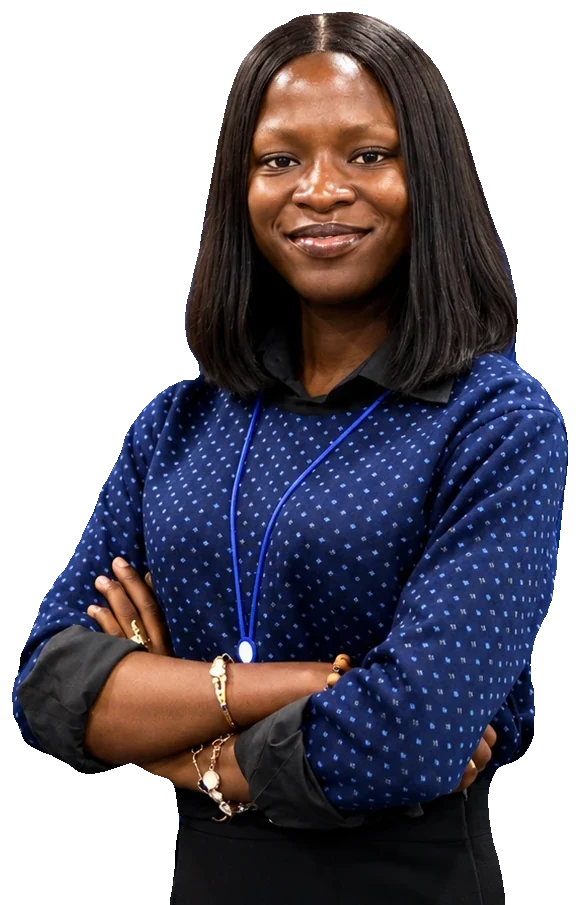
#> input picture assets/img/tee-pro.webp, 580 x 905 px
$ python og_image.py
#> lines starting #> are read from the running program, lines starting #| are printed output that depends on the picture
"""Build the 1200x630 social share image (assets/img/og.png)."""
from pathlib import Path

from PIL import Image, ImageDraw, ImageFont

ROOT = Path(__file__).resolve().parent.parent
IMG = ROOT / "assets" / "img"
W, H = 1200, 630


def font(name: str, size: int) -> ImageFont.FreeTypeFont:
    return ImageFont.truetype(f"C:/Windows/Fonts/{name}", size)


def main() -> None:
    canvas = Image.new("RGB", (W, H), "#0F1B3D")
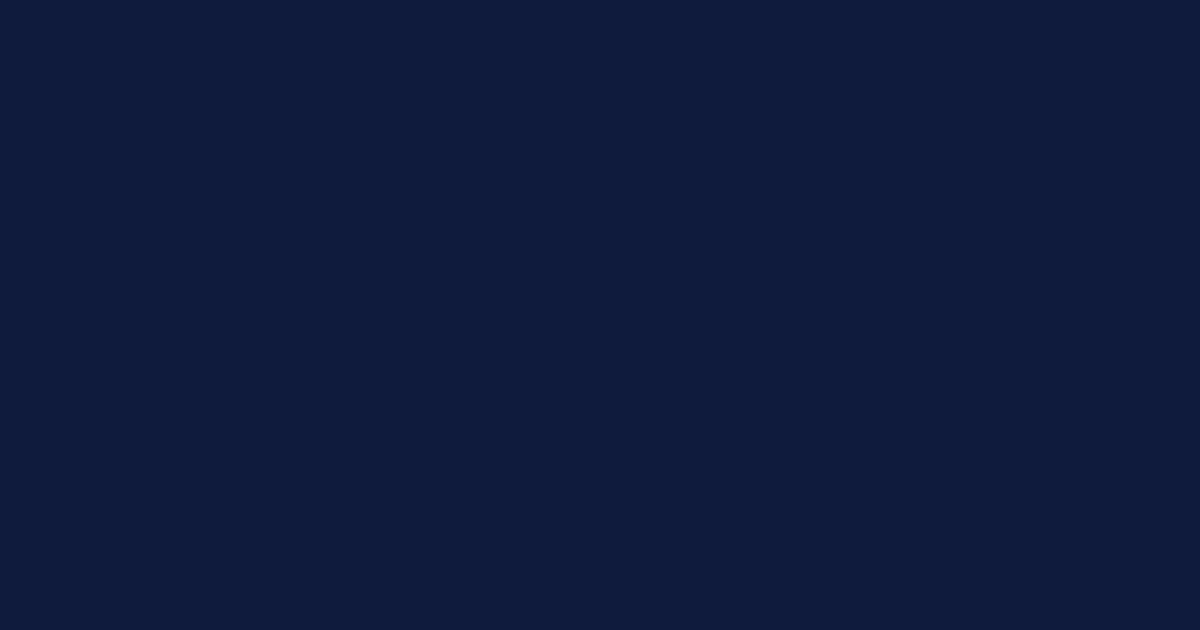
#> canvas: PIL image 1200x630 RGB; mean R, G, B 15, 27, 61
    glow = Image.new("RGB", (W, H), "#0F1B3D")
    g = ImageDraw.Draw(glow)
    for r, c in ((520, "#1B2850"), (400, "#2A3763"), (280, "#3A4775")):
        g.ellipse((900 - r, 380 - r, 900 + r, 380 + r), fill=c)
    from PIL import ImageFilter
    canvas = glow.filter(ImageFilter.GaussianBlur(90))
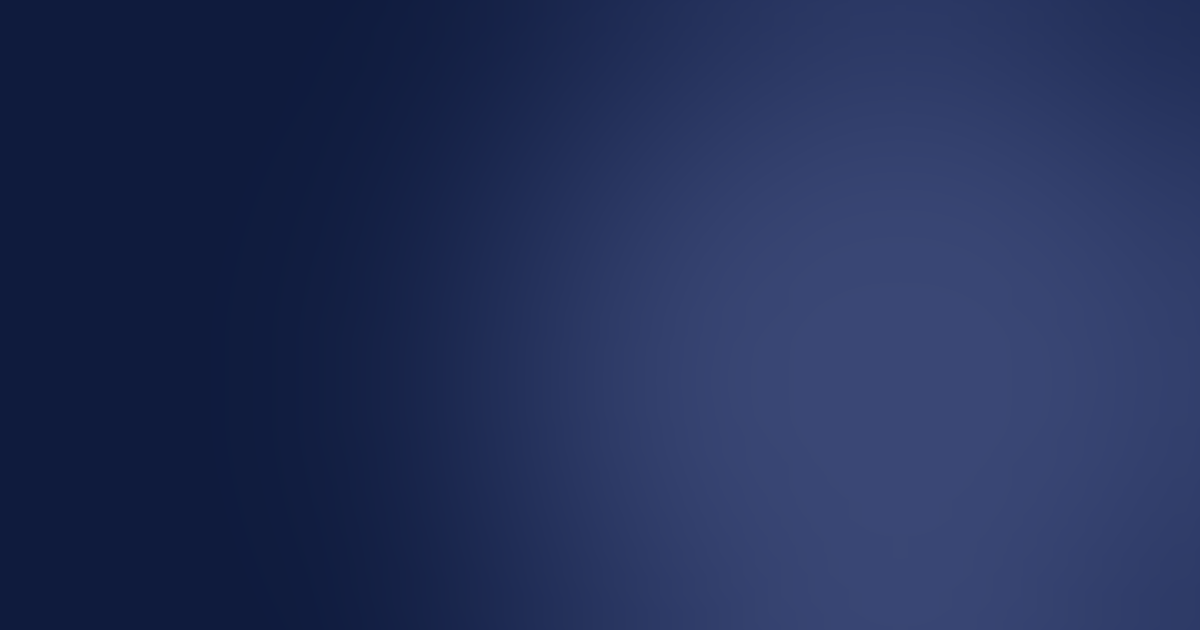
#> canvas: PIL image 1200x630 RGB; mean R, G, B 35.5, 48.1, 88.7
    d = ImageDraw.Draw(canvas)

    # arch + portrait
    d.rounded_rectangle((760, 120, 1120, 700), radius=180, fill="#DDE2F0", outline="#FFFFFF", width=2)
    photo = Image.open(IMG / "tee-pro.webp").convert("RGBA")
#> photo is the input picture: PIL image 580x905 RGBA; mean R, G, B, A 34.6, 31, 40.5, 158.7
    ph = 600
    photo = photo.resize((int(photo.width * ph / photo.height), ph), Image.LANCZOS)
#> photo: PIL image 384x600 RGBA
    canvas.paste(photo, (940 - photo.width // 2, H - ph + 20), photo)
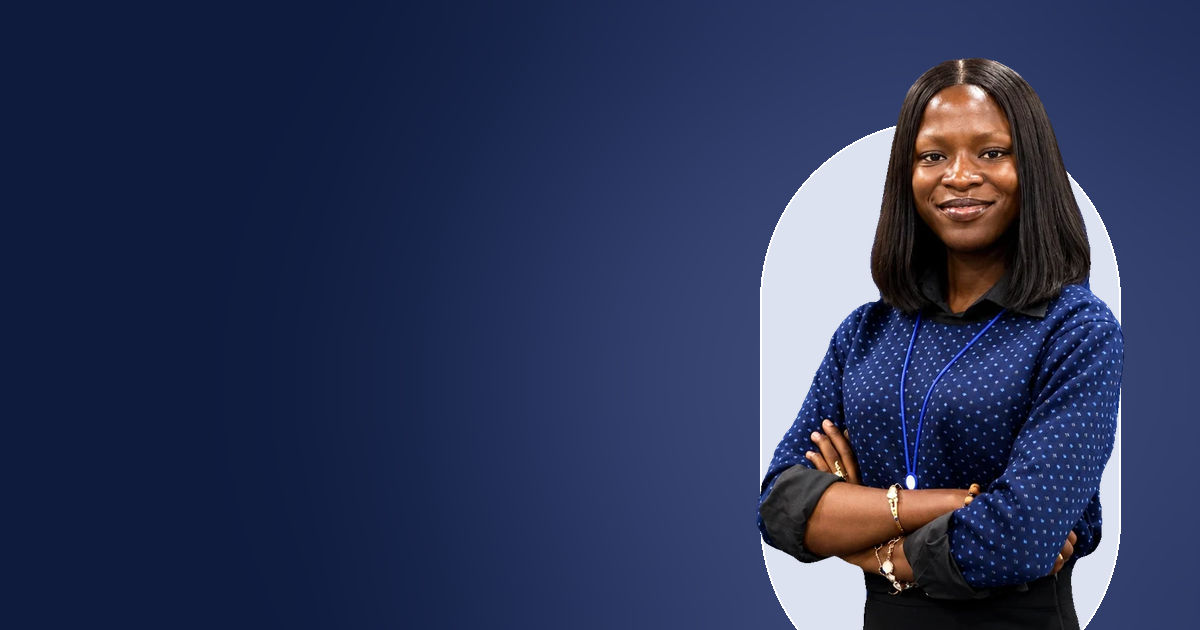
#> canvas: PIL image 1200x630 RGB; mean R, G, B 43.8, 52.5, 86

    d = ImageDraw.Draw(canvas)
    d.rounded_rectangle((72, 78, 410, 118), radius=20, outline="#3A4775", width=2)
    d.text((92, 86), "FULL STACK DEVELOPER  /  API ENGINEER", font=font("consola.ttf", 15), fill="#DDE2F0")
    d.text((66, 150), "Telma", font=font("seguibl.ttf", 132), fill="#FFFFFF")
    d.text((66, 280), "Aneke", font=font("seguibl.ttf", 132), fill="#FFFFFF")
    d.text((72, 452), "I build and manage APIs teams can rely on.", font=font("segoeuib.ttf", 32), fill="#DDE2F0")
    d.text((72, 500), "Serious about systems. Curious about everything else.", font=font("georgiai.ttf", 28), fill="#9AA5C4")
    for i, c in enumerate(["#FF3D8B", "#FFFFFF", "#DDE2F0", "#9AA5C4", "#5B678C"]):
        d.rounded_rectangle((72 + i * 46, 566, 128 + i * 46, 588), radius=11, fill=c, outline="#0F1B3D")
    canvas.save(IMG / "og.png", optimize=True)
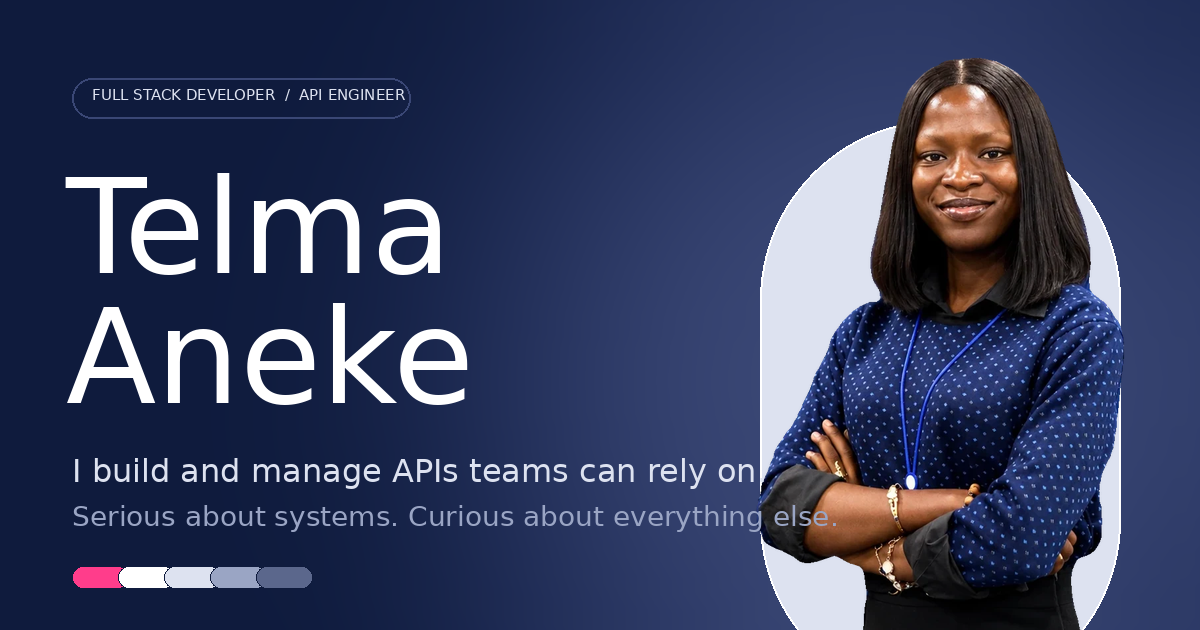
#> saved as og.png: PIL image 1200x630 RGB; mean R, G, B 54.2, 62.2, 94.4
#> (the run stopped early here; a loop or call above may not have finished)

$ run again, with assets/img/tee-laugh.webp copied over assets/img/tee-pro.webp
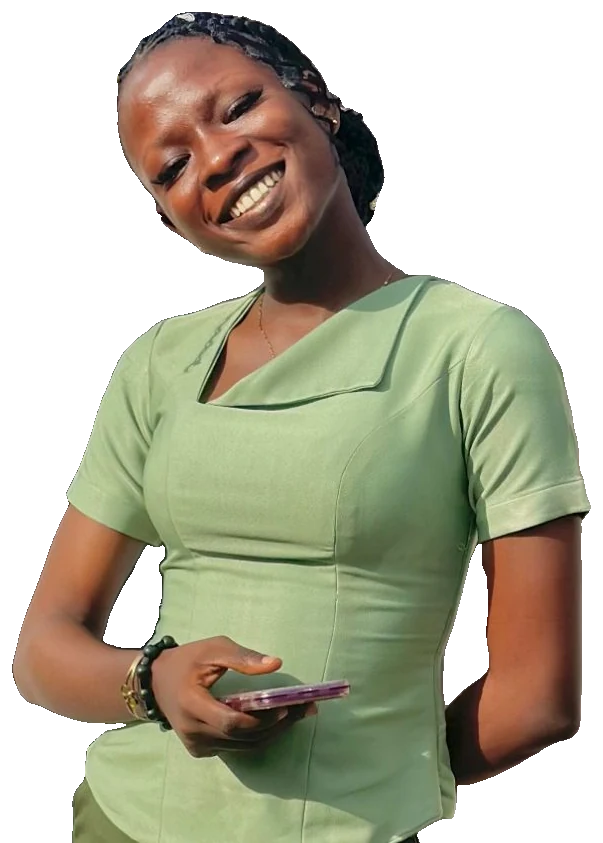
#> input picture assets/img/tee-laugh.webp, 603 x 843 px
#> in main, photo is the input picture: PIL image 603x843 RGBA; mean R, G, B, A 86.2, 83.6, 63.8, 155.9
#> photo: PIL image 429x600 RGBA
#> in main, `canvas.paste(photo, (940 - photo.width // 2, H - ph + 20), photo)`:
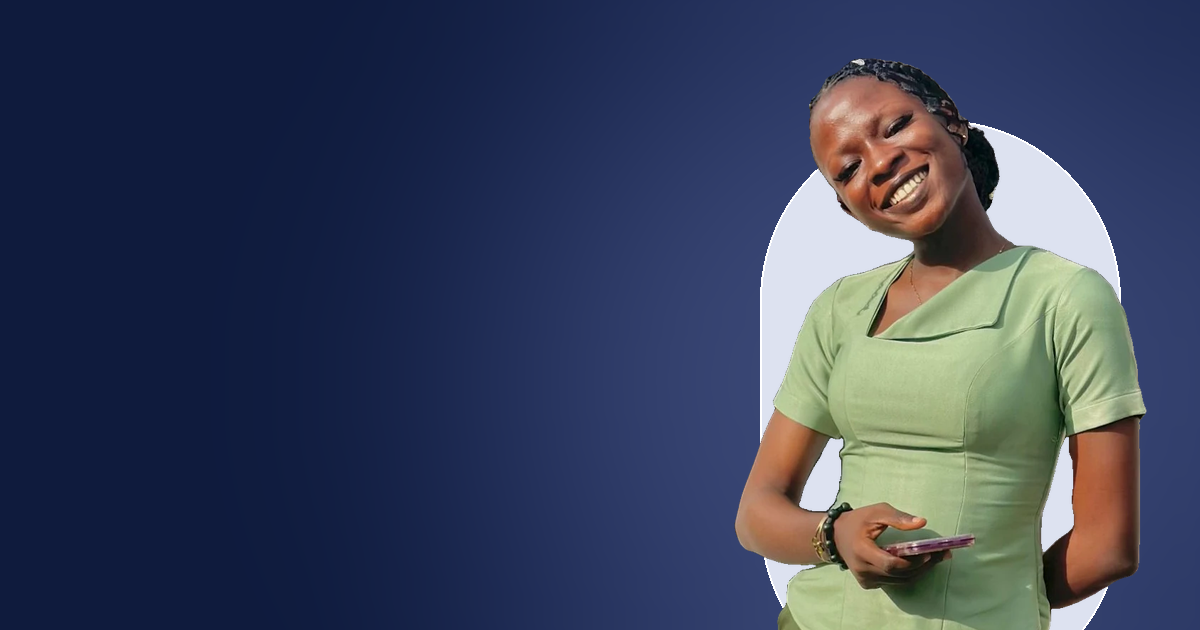
#> canvas: PIL image 1200x630 RGB; mean R, G, B 58.7, 67.4, 91.1
#> in main, `canvas.save(IMG / "og.png", optimize=True)`:
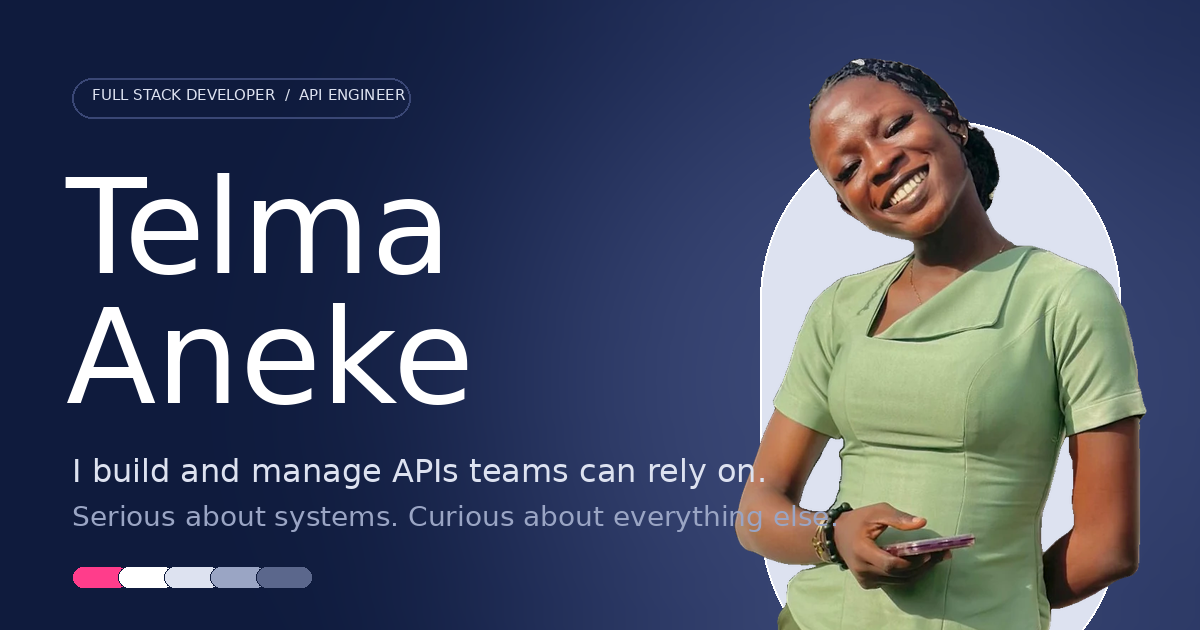
#> saved as og.png: PIL image 1200x630 RGB; mean R, G, B 69, 77.1, 99.5

$ run again, with assets/img/tee-smile.webp copied over assets/img/tee-pro.webp
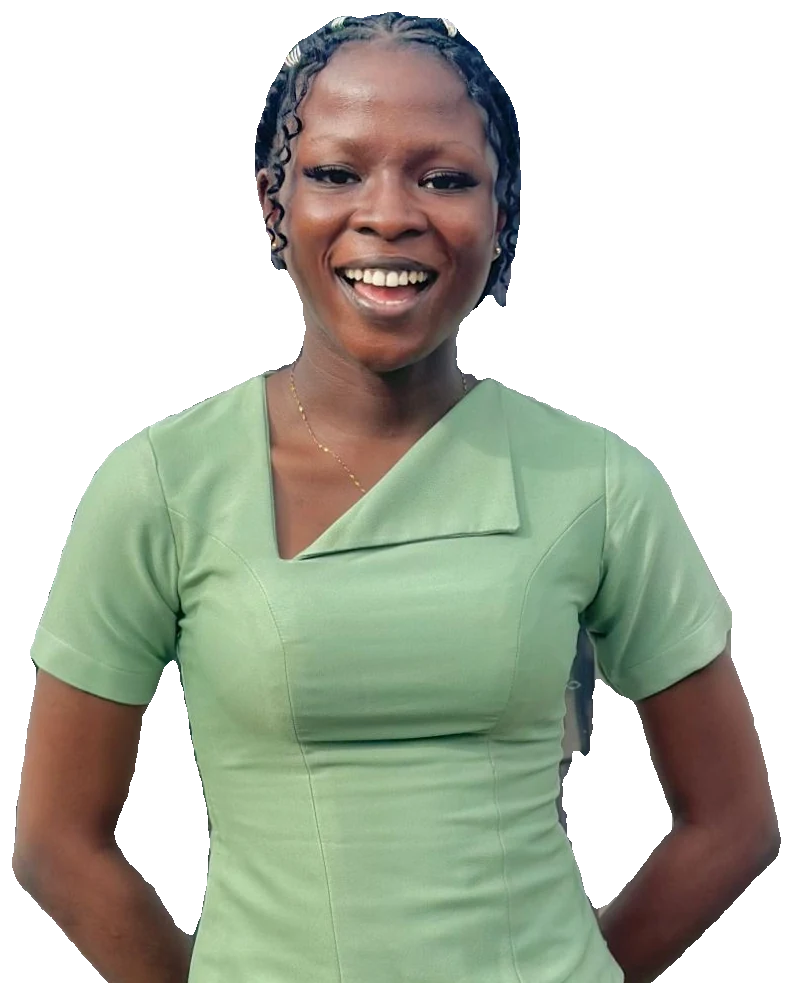
#> input picture assets/img/tee-smile.webp, 793 x 983 px
#> in main, photo is the input picture: PIL image 793x983 RGBA; mean R, G, B, A 76.8, 81.3, 67.9, 143.5
#> photo: PIL image 484x600 RGBA
#> in main, `canvas.paste(photo, (940 - photo.width // 2, H - ph + 20), photo)`:
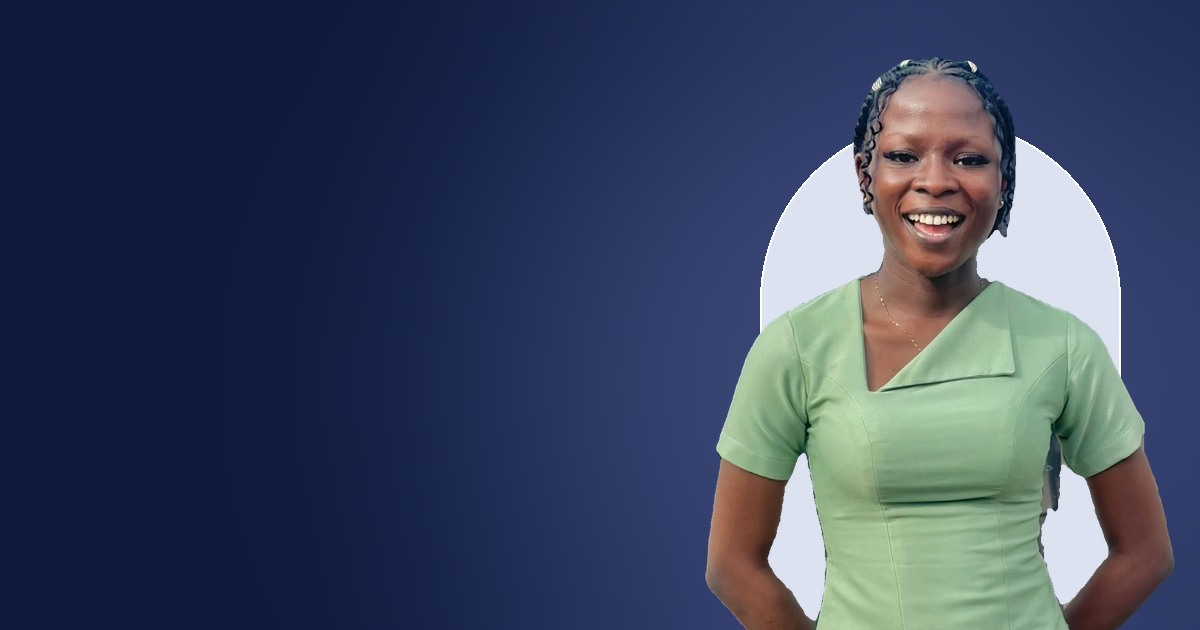
#> canvas: PIL image 1200x630 RGB; mean R, G, B 60.4, 71.5, 96.1
#> in main, `canvas.save(IMG / "og.png", optimize=True)`:
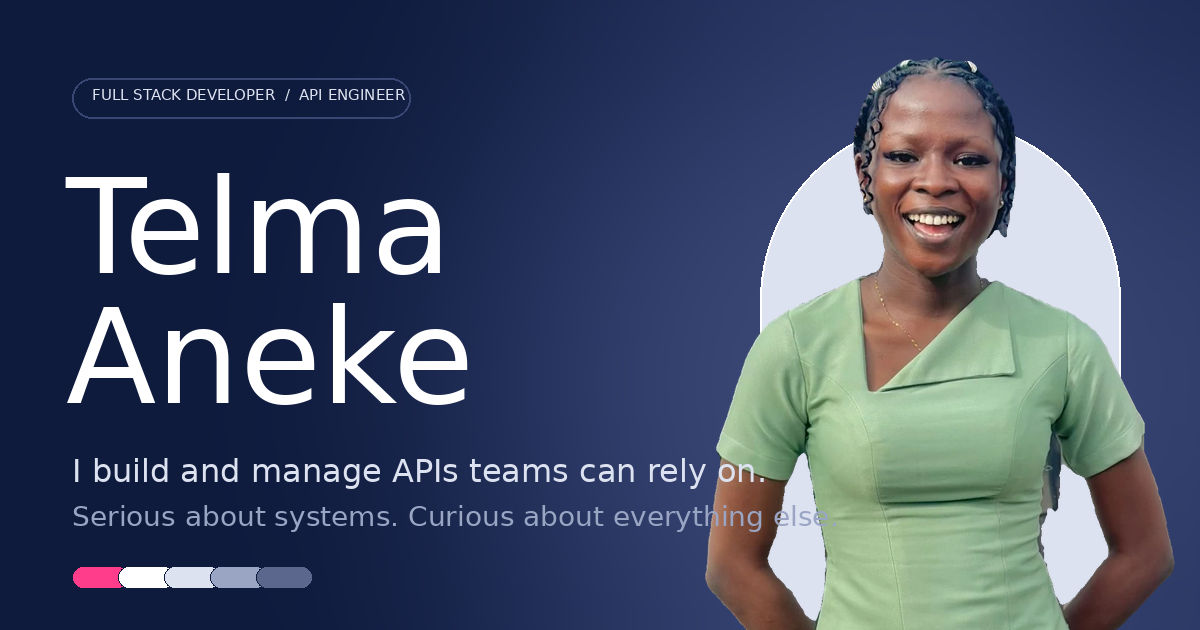
#> saved as og.png: PIL image 1200x630 RGB; mean R, G, B 70.7, 81.1, 104.5
